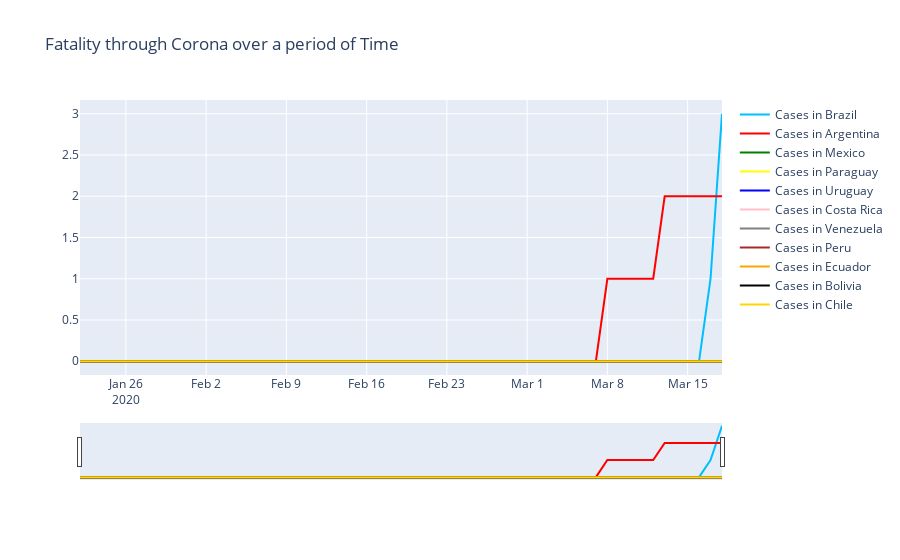

Write notebook code for a chart like this one.
### Code cell
fig = go.Figure()


fig.add_trace(go.Scatter(x=BR_cases.Date, y=BR_cases['Fatalities'], name="Cases in Brazil",
                         line_color='deepskyblue'))
fig.add_trace(go.Scatter(x=Argentina_cases.Date, y=Argentina_cases['Fatalities'], name="Cases in Argentina",
                         line_color='red'))
fig.add_trace(go.Scatter(x=Mexico_cases.Date, y=Mexico_cases['Fatalities'], name="Cases in Mexico",
                         line_color='green'))
fig.add_trace(go.Scatter(x=Paraguay_cases.Date, y=Paraguay_cases['Fatalities'], name="Cases in Paraguay",
                         line_color='yellow'))
fig.add_trace(go.Scatter(x=Uruguay_cases.Date, y=Paraguay_cases['Fatalities'], name="Cases in Uruguay",
                         line_color='blue'))
fig.add_trace(go.Scatter(x=CostaRica_cases.Date, y=Paraguay_cases['Fatalities'], name="Cases in Costa Rica",
                         line_color='pink'))
fig.add_trace(go.Scatter(x=Venezuela_cases.Date, y=Paraguay_cases['Fatalities'], name="Cases in Venezuela",
                         line_color='gray'))
fig.add_trace(go.Scatter(x=Peru_cases.Date, y=Paraguay_cases['Fatalities'], name="Cases in Peru",
                         line_color='brown'))
fig.add_trace(go.Scatter(x=Ecuador_cases.Date, y=Paraguay_cases['Fatalities'], name="Cases in Ecuador",
                         line_color='orange'))
fig.add_trace(go.Scatter(x=Bolivia_cases.Date, y=Paraguay_cases['Fatalities'], name="Cases in Bolivia",
                         line_color='black'))
fig.add_trace(go.Scatter(x=Chile_cases.Date, y=Paraguay_cases['Fatalities'], name="Cases in Chile",
                         line_color='gold'))
fig.update_layout(title_text='Fatality through Corona over a period of Time',
                  xaxis_rangeslider_visible=True)
fig.show()
